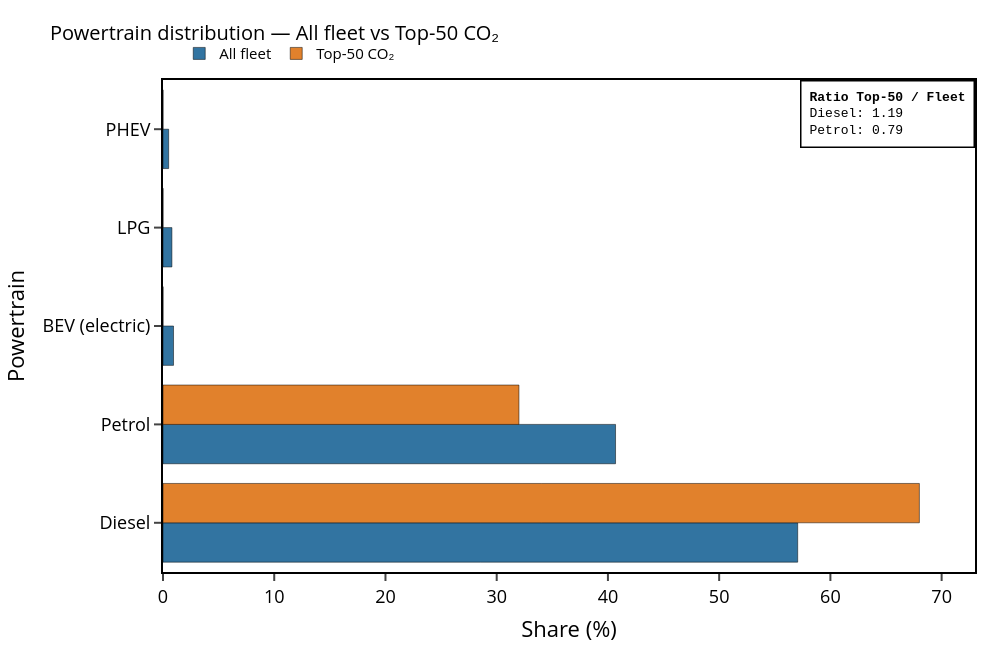

The notebook cell saved with this chart:
### Code cell
from pathlib import Path
import numpy as np
import pandas as pd
import plotly.graph_objects as go


def read_csv_flexible(path: str | Path) -> pd.DataFrame:
    path = Path(path)
    try:
        return pd.read_csv(path)
    except Exception:
        return pd.read_csv(path, sep=";")


def fuel_from_emission_class(ec: str) -> str:
    if pd.isna(ec):
        return "Unknown"
    s = str(ec).lower()
    if "bev" in s:
        return "BEV (electric)"
    if "phev" in s:
        return "PHEV"
    if "lpg" in s:
        return "LPG"
    if "diesel" in s:
        return "Diesel"
    if "petrol" in s:
        return "Petrol"
    return "Other"


def pretty_emission_class(ec: str) -> str:
    if pd.isna(ec):
        return "Unknown"
    s = str(ec)
    s = s.replace("HBEFA4/", "").replace("PC_", "")
    s = s.replace("_Euro-", " Euro-").replace("_", " ")
    return s.strip()


def plot_motorisation_bars_only_with_ratio(
    emissions_by_person_csv: str | Path,
    top50_csv: str | Path,
    person_to_emissionClass_csv: str | Path,
    group_level: str = "fuel",
    person_id_col: str = "person_id",
    emission_class_col: str = "emissionClass",
    width: int = 1000,
    height: int = 650,
    output_svg: str | Path | None = None,
):
    df_all = read_csv_flexible(emissions_by_person_csv)
    df_top = read_csv_flexible(top50_csv)
    df_map = read_csv_flexible(person_to_emissionClass_csv)

    # IDs
    df_all[person_id_col] = df_all[person_id_col].astype(str)
    df_top[person_id_col] = df_top[person_id_col].astype(str)
    df_map[person_id_col] = df_map[person_id_col].astype(str)

    # Filter mapping to fleet of interest
    fleet_ids = set(df_all[person_id_col].unique())
    df_map_f = df_map[df_map[person_id_col].isin(fleet_ids)].copy()
    df_map_f = df_map_f.drop_duplicates(subset=[person_id_col], keep="first")

    # Labels
    df_map_f["fuel_type"] = df_map_f[emission_class_col].apply(fuel_from_emission_class)
    df_map_f["emissionClass_pretty"] = df_map_f[emission_class_col].apply(pretty_emission_class)

    if group_level == "fuel":
        motor_col = "fuel_type"
        title = "Powertrain distribution — All fleet vs Top-50 CO₂"
    elif group_level == "emissionClass":
        motor_col = "emissionClass_pretty"
        title = "Emission class distribution — All fleet vs Top-50 CO₂"
    else:
        raise ValueError("group_level must be 'fuel' or 'emissionClass'")

    # Merge fleet + powertrain
    df_fleet = df_all[[person_id_col]].merge(
        df_map_f[[person_id_col, motor_col]],
        on=person_id_col,
        how="left",
    )
    df_fleet[motor_col] = df_fleet[motor_col].fillna("Unknown")

    top_ids = set(df_top[person_id_col].unique())
    df_fleet["is_top50"] = df_fleet[person_id_col].isin(top_ids)

    N_all = int(df_fleet[person_id_col].nunique())
    N_top = int(df_fleet.loc[df_fleet["is_top50"], person_id_col].nunique())

    # Counts
    all_counts = df_fleet[motor_col].value_counts(dropna=False)
    top_counts = df_fleet.loc[df_fleet["is_top50"], motor_col].value_counts(dropna=False)

    summary = (
        pd.DataFrame({"count_all": all_counts, "count_top50": top_counts})
        .fillna(0)
        .astype({"count_all": int, "count_top50": int})
        .reset_index()
    )
    summary = summary.rename(columns={summary.columns[0]: "motorisation"})

    summary["share_all"] = summary["count_all"] / max(N_all, 1)
    summary["share_top50"] = summary["count_top50"] / max(N_top, 1)

    # Over-representation ratio (Top-50 vs fleet)
    summary["ratio"] = np.where(
        summary["share_all"] > 0,
        summary["share_top50"] / summary["share_all"],
        np.nan,
    )

    # Sort: dominant in top-50 first
    summary = summary.sort_values(
        by=["count_top50", "count_all", "motorisation"],
        ascending=[False, False, True],
    ).reset_index(drop=True)

    # ── Colors ──
    color_all = "#3274A1"
    color_top = "#E1812C"

    # ── Figure ──
    fig = go.Figure()

    fig.add_trace(
        go.Bar(
            y=summary["motorisation"],
            x=summary["share_all"] * 100,
            orientation="h",
            name="All fleet",
            marker_color=color_all,
            marker=dict(line=dict(color="black", width=0.5)),
            hovertemplate="%{y}<br>Fleet: %{x:.1f}%<extra></extra>",
        )
    )

    fig.add_trace(
        go.Bar(
            y=summary["motorisation"],
            x=summary["share_top50"] * 100,
            orientation="h",
            name="Top-50 CO₂",
            marker_color=color_top,
            marker=dict(line=dict(color="black", width=0.5)),
            hovertemplate="%{y}<br>Top-50: %{x:.1f}%<extra></extra>",
        )
    )

    # ── Ratio legend box (top-right annotation) ──
    ratio_lines = ["<b>Ratio Top-50 / Fleet</b>"]
    for _, row in summary.iterrows():
        r = row["ratio"]
        if pd.notna(r) and np.isfinite(r) and row["count_top50"] > 0:
            ratio_lines.append(f"{row['motorisation']}: {r:.2f}")

    ratio_text = "<br>".join(ratio_lines)

    fig.add_annotation(
        x=1.0, y=1.0,
        xref="paper", yref="paper",
        xanchor="right", yanchor="top",
        text=ratio_text,
        showarrow=False,
        font=dict(size=13, color="black", family="Courier New"),
        align="left",
        bgcolor="white",
        bordercolor="black",
        borderwidth=1.5,
        borderpad=8,
    )

    # ── Layout ──
    xmax = float(max(summary["share_all"].max(), summary["share_top50"].max()) * 100)
    fig.update_xaxes(range=[0, min(100, xmax + 5)])

    fig.update_layout(
        template="simple_white",
        title=dict(text=title, font=dict(size=20)),
        width=width,
        height=height,
        barmode="group",
        margin=dict(l=120, r=25, t=80, b=70),
        font=dict(size=18, color="black"),
        legend=dict(
            orientation="h", yanchor="bottom", y=1.02,
            xanchor="left", x=0.02,
            font=dict(size=15),
        ),
    )

    fig.update_xaxes(
        title_text="Share (%)",
        showline=True, linewidth=2, linecolor="black", mirror=True,
        ticks="outside", tickwidth=2, ticklen=7, zeroline=False,
    )
    fig.update_yaxes(
        title_text="Powertrain",
        showline=True, linewidth=2, linecolor="black", mirror=True,
        ticks="outside", tickwidth=2, ticklen=7, zeroline=False,
    )

    fig.show()
    
    if output_svg is not None:
        output_svg = Path(output_svg)
        fig.write_image(output_svg)
        print(f"[OK] SVG saved: {output_svg.resolve()}")

    return {"N_all": N_all, "N_top50": N_top}


# %% ── Direct call  ──────────────────────────
plot_motorisation_bars_only_with_ratio(
    emissions_by_person_csv="outputs_emissions_car_only/emissions_by_person_carpool_adjusted.csv",
    top50_csv="outputs_emissions_car_only/top_50_persons_by_CO2_abs_allocated.csv",
    person_to_emissionClass_csv="../5-vehicules/person_to_emissionClass.csv",
    group_level="fuel",
    output_svg="outputs_top50_diagnosis/motorisation_fuel.svg",
)

### Figure 1 — Plotly figure (JSON) as saved in the notebook; plotly's stock layout.template omitted (floating-point values rounded to 4 significant figures)
{"data": [{"hovertemplate": "%{y}<br>Fleet: %{x:.1f}%<extra></extra>", "marker": {"color": "#3274A1", "line": {"color": "black", "width": 0.5}}, "name": "All fleet", "orientation": "h", "type": "bar", "x": [57.06, 40.68, 0.9461, 0.8006, 0.5095], "y": ["Diesel", "Petrol", "BEV (electric)", "LPG", "PHEV"]}, {"hovertemplate": "%{y}<br>Top-50: %{x:.1f}%<extra></extra>", "marker": {"color": "#E1812C", "line": {"color": "black", "width": 0.5}}, "name": "Top-50 CO₂", "orientation": "h", "type": "bar", "x": [68.0, 32.0, 0.0, 0.0, 0.0], "y": ["Diesel", "Petrol", "BEV (electric)", "LPG", "PHEV"]}], "layout": {"annotations": [{"align": "left", "bgcolor": "white", "bordercolor": "black", "borderpad": 8, "borderwidth": 1.5, "font": {"color": "black", "family": "Courier New", "size": 13}, "showarrow": false, "text": "<b>Ratio Top-50 / Fleet</b><br>Diesel: 1.19<br>Petrol: 0.79", "x": 1, "xanchor": "right", "xref": "paper", "y": 1, "yanchor": "top", "yref": "paper"}], "barmode": "group", "font": {"color": "black", "size": 18}, "height": 650, "legend": {"font": {"size": 15}, "orientation": "h", "x": 0.02, "xanchor": "left", "y": 1.02, "yanchor": "bottom"}, "margin": {"b": 70, "l": 120, "r": 25, "t": 80}, "title": {"font": {"size": 20}, "text": "Powertrain distribution — All fleet vs Top-50 CO₂"}, "width": 1000, "xaxis": {"linecolor": "black", "linewidth": 2, "mirror": true, "range": [0, 73], "showline": true, "ticklen": 7, "ticks": "outside", "tickwidth": 2, "title": {"text": "Share (%)"}, "zeroline": false}, "yaxis": {"linecolor": "black", "linewidth": 2, "mirror": true, "showline": true, "ticklen": 7, "ticks": "outside", "tickwidth": 2, "title": {"text": "Powertrain"}, "zeroline": false}}}
